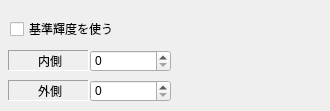
   <widget class="QWidget" name="tab">
    <attribute name="title">
     <string>輝度</string>
    </attribute>
    <widget class="QSpinBox" name="EditRegulatedColO">
     <property name="geometry">
      <rect>
       <x>90</x>
       <y>80</y>
       <width>81</width>
       <height>22</height>
      </rect>
     </property>
     <property name="maximum">
      <number>255</number>
     </property>
    </widget>
    <widget class="QLabel" name="label_38">
     <property name="geometry">
      <rect>
       <x>8</x>
       <y>50</y>
       <width>81</width>
       <height>21</height>
      </rect>
     </property>
     <property name="frameShape">
      <enum>QFrame::Panel</enum>
     </property>
     <property name="frameShadow">
      <enum>QFrame::Sunken</enum>
     </property>
     <property name="text">
      <string>内側</string>
     </property>
     <property name="alignment">
      <set>Qt::AlignCenter|Qt::AlignHCenter|Qt::AlignLeading|Qt::AlignLeft|Qt::AlignVCenter</set>
     </property>
    </widget>
    <widget class="QSpinBox" name="EditRegulatedColI">
     <property name="geometry">
      <rect>
       <x>90</x>
       <y>50</y>
       <width>81</width>
       <height>22</height>
      </rect>
     </property>
     <property name="maximum">
      <number>255</number>
     </property>
    </widget>
    <widget class="QLabel" name="label_39">
     <property name="geometry">
      <rect>
       <x>8</x>
       <y>80</y>
       <width>81</width>
       <height>21</height>
      </rect>
     </property>
     <property name="frameShape">
      <enum>QFrame::Panel</enum>
     </property>
     <property name="frameShadow">
      <enum>QFrame::Sunken</enum>
     </property>
     <property name="text">
      <string>外側</string>
     </property>
     <property name="alignment">
      <set>Qt::AlignCenter|Qt::AlignHCenter|Qt::AlignLeading|Qt::AlignLeft|Qt::AlignVCenter</set>
     </property>
    </widget>
    <widget class="QCheckBox" name="checkBModeUseRegularBrightness">
     <property name="geometry">
      <rect>
       <x>10</x>
       <y>20</y>
       <width>311</width>
       <height>18</height>
      </rect>
     </property>
     <property name="text">
      <string>基準輝度を使う</string>
     </property>
    </widget>
   </widget>
